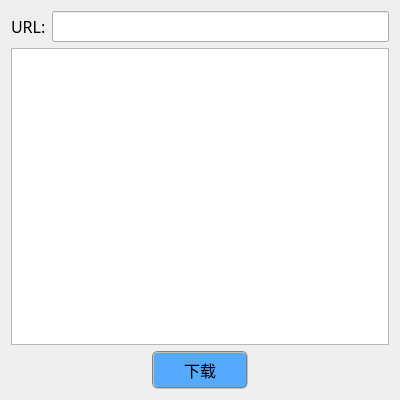
<?xml version="1.0" encoding="UTF-8"?>
<ui version="4.0">
 <class>Form</class>
 <widget class="QWidget" name="Form">
  <property name="geometry">
   <rect>
    <x>0</x>
    <y>0</y>
    <width>400</width>
    <height>400</height>
   </rect>
  </property>
  <property name="minimumSize">
   <size>
    <width>400</width>
    <height>400</height>
   </size>
  </property>
  <property name="font">
   <font>
    <family>微软雅黑</family>
    <pointsize>12</pointsize>
   </font>
  </property>
  <property name="windowTitle">
   <string>下载视频</string>
  </property>
  <layout class="QVBoxLayout" name="verticalLayout">
   <item>
    <layout class="QHBoxLayout" name="horizontalLayout">
     <item>
      <widget class="QLabel" name="label">
       <property name="text">
        <string>URL:</string>
       </property>
      </widget>
     </item>
     <item>
      <widget class="QLineEdit" name="lineEdit"/>
     </item>
    </layout>
   </item>
   <item>
    <widget class="QTextEdit" name="textEdit">
     <property name="font">
      <font>
       <family>微软雅黑</family>
      </font>
     </property>
     <property name="styleSheet">
      <string notr="true"/>
     </property>
    </widget>
   </item>
   <item>
    <layout class="QHBoxLayout" name="horizontalLayout_2">
     <item>
      <widget class="QPushButton" name="pushButton">
       <property name="sizePolicy">
        <sizepolicy hsizetype="Fixed" vsizetype="Fixed">
         <horstretch>0</horstretch>
         <verstretch>0</verstretch>
        </sizepolicy>
       </property>
       <property name="styleSheet">
        <string notr="true">QPushButton
{
    color:black;
	border:2px groove gray;
	border-radius:6px;
	padding:5px 30px;
	background-color: rgb(85, 170, 255);
}

QPushButton:hover
{
    color:black;
	border:2px groove gray;
	border-radius:6px;
    background-color:rgb(44 , 137 , 255);
}

QPushButton:pressed
{
    color:black;
    background-color:rgb(14 , 135 , 228);
    padding-left:31px;
    padding-top:6px;
}</string>
       </property>
       <property name="text">
        <string>下载</string>
       </property>
      </widget>
     </item>
    </layout>
   </item>
  </layout>
 </widget>
 <resources/>
 <connections/>
</ui>
